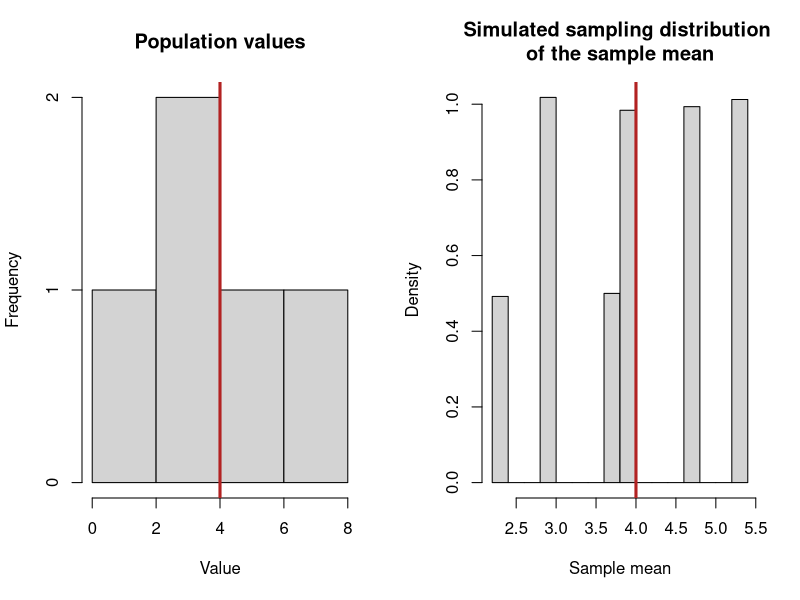
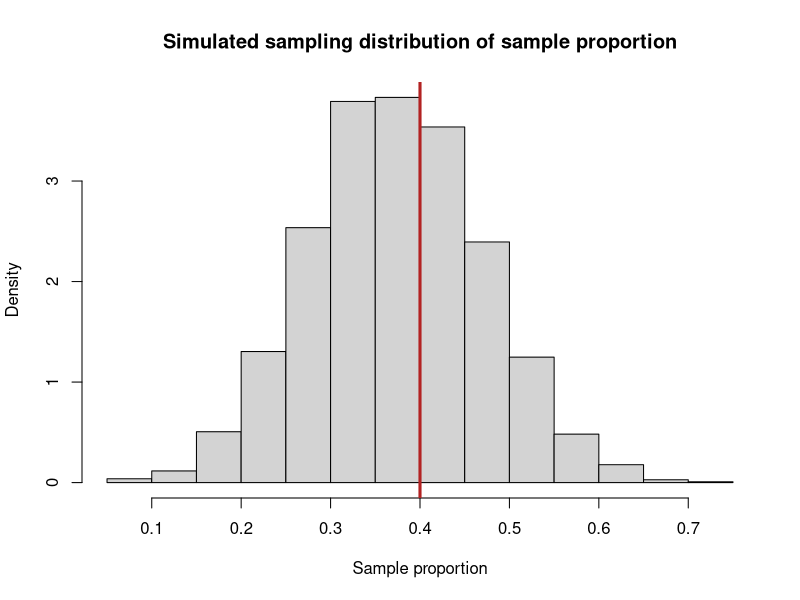
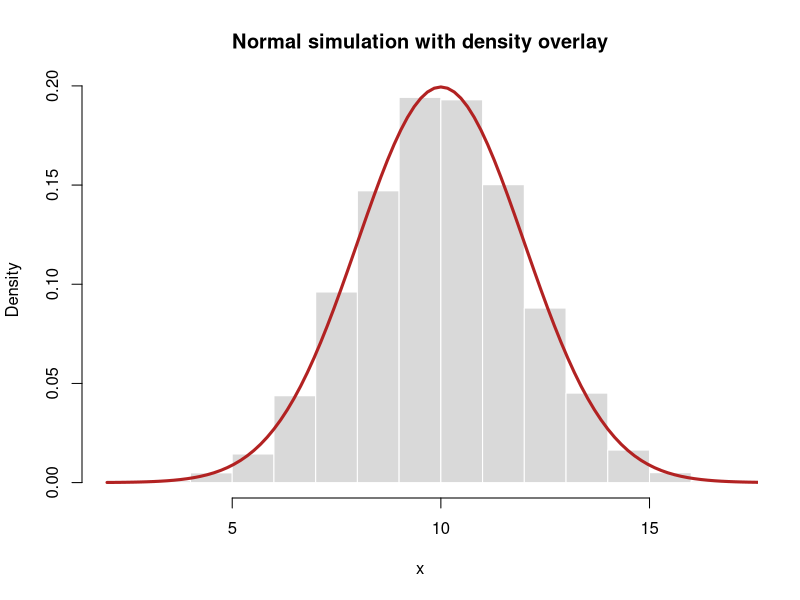

The R script that drew these images, in order:
## ---- chunk 1
knitr::opts_chunk$set(
  echo = TRUE,
  message = FALSE,
  warning = FALSE,
  fig.width = 8,
  fig.height = 5,
  fig.align = "center"
)

# This seed makes all simulated results reproducible.
set.seed(13501)
## ---- chunk 2
x <- c(1,1,0,1,0,1,1,1,0,1,1,1,0,1,0,1,1,1,0,1)

n <- length(x)
pi_hat <- mean(x)

x
table(x)
n
pi_hat
## ---- chunk 3
# For every zero-one observation, x^2 equals x.
all(x^2 == x)

# Variance estimate using divisor n.
sigma2_hat_direct <- mean((x - mean(x))^2)

# Bernoulli plug-in formula.
sigma2_hat_binary <- pi_hat * (1 - pi_hat)

c(
  direct_calculation = sigma2_hat_direct,
  bernoulli_shortcut = sigma2_hat_binary
)
## ---- chunk 4
S2 <- var(x)
S2_from_sigma2_hat <- n / (n - 1) * sigma2_hat_direct

c(
  R_var = S2,
  converted_from_sigma2_hat = S2_from_sigma2_hat
)
## ---- chunk 5
population <- c(1, 3, 3, 5, 8)
N <- length(population)
sample_size <- 3

population_mean = mean(population)
population_mean
## ---- chunk 6
one_sample <- sample(
  population,
  size = sample_size,
  replace = FALSE
)

one_sample
c(
  sample_mean = mean(one_sample),
  sample_variance = var(one_sample)  # var() uses divisor $n-1$
)
## ---- chunk 7
index_samples <- combn(seq_along(population), sample_size)

sample_values <- apply(
  index_samples,
  MARGIN = 2,
  function(ind) population[ind]
)

sample_means <- colMeans(sample_values)
sample_medians <- apply(sample_values, MARGIN = 2, median)

sample_table <- data.frame(
  sample = apply(sample_values, 2, paste, collapse = ", "),
  mean = sample_means,
  median = sample_medians
)

sample_table
## ---- chunk 8

mean_distribution <- as.data.frame(
  prop.table(table(sample_means))
)

mean_distribution$sample_means <-
  as.numeric(as.character(mean_distribution$sample_means))

knitr::kable(
  as.data.frame(mean_distribution),
  col.names = c("Sample mean", "Probability"),
  digits = 4,
  caption = "Sampling distribution of the sample mean"
)


median_distribution <- as.data.frame(
  prop.table(table(sample_medians))
)
median_distribution$sample_medians <-
  as.numeric(as.character(median_distribution$sample_medians))


knitr::kable(
  as.data.frame(median_distribution),
  col.names = c("Sample median", "Probability"),
  digits = 4,
  caption = "Sampling distribution of the sample median"
)
## ---- chunk 9
mean_of_sample_means <- mean(sample_means)

# These ten values are the complete distribution, so use divisor 10.
var_of_sample_means <- mean(
  (sample_means - mean_of_sample_means)^2
)
se_of_sample_means <- sqrt(var_of_sample_means)

c(
  E_Xbar = mean_of_sample_means,
  Var_Xbar = var_of_sample_means,
  SE_Xbar = se_of_sample_means
)
## ---- chunk 10
set.seed(13501)
B <- 10000

sim_sample_means <- replicate(
  B,
  mean(sample(population, size = 3, replace = FALSE))
)

c(
  mean_of_sim_sample_means = mean(sim_sample_means),
  sd_of_sim_sample_means = sd(sim_sample_means)
)
## ---- chunk 11
par(mfrow = c(1, 2))
hist(population, main = "Population values", xlab = "Value")
abline(v = mean(population), col = "firebrick", lwd = 3)
hist(sim_sample_means, probability = TRUE, main = "Simulated sampling distribution \nof the sample mean", xlab = "Sample mean")
abline(v = mean(population), col = "firebrick", lwd = 3)
par(mfrow = c(1, 1))
## ---- chunk 12
binary_population <- c(rep(1, 40), rep(0, 60))

p_population = mean(binary_population)

N_binary <- length(binary_population)
n_binary <- 20

one_binary_sample <- sample(
  binary_population,
  size = n_binary,
  replace = FALSE
)

one_binary_sample
c(
  population_proportion = mean(binary_population),
  sample_proportion = mean(one_binary_sample),
  population_variance = p_population * (1 - p_population),
  sample_variance = var(one_binary_sample)  # var() uses divisor $n-1$
)
## ---- chunk 13
B_binary <- 10000

sim_sample_proportions <- replicate(
  B_binary,
  mean(sample(
    binary_population,
    size = n_binary,
    replace = FALSE
  ))
)
hist(
  sim_sample_proportions,
  probability = TRUE,
  main = "Simulated sampling distribution of sample proportion",
  xlab = "Sample proportion"
)
abline(v = p_population, col = "firebrick", lwd = 3)
## ---- chunk 14
c(
  P_Z_le_1.96 = pnorm(1.96),
  q_0.975 = qnorm(0.975)
)
## ---- chunk 15
normal_draws <- rnorm(10000, mean = 10, sd = 2)

hist(
  normal_draws,
  probability = TRUE,
  main = "Normal simulation with density overlay",
  xlab = "x",
  col = "gray85",
  border = "white"
)

curve(
  dnorm(x, mean = 10, sd = 2),
  from = 2,
  to = 18,
  add = TRUE,
  col = "firebrick",
  lwd = 3
)
## ---- chunk 16
p <- 0.30

dbinom(0:1, size = 1, prob = p)

c(
  theoretical_mean = p,
  theoretical_variance = p * (1 - p)
)

bernoulli_draws <- rbinom(10000, size = 1, prob = p)

c(
  simulated_mean = mean(bernoulli_draws),
  simulated_variance = var(bernoulli_draws)
)
